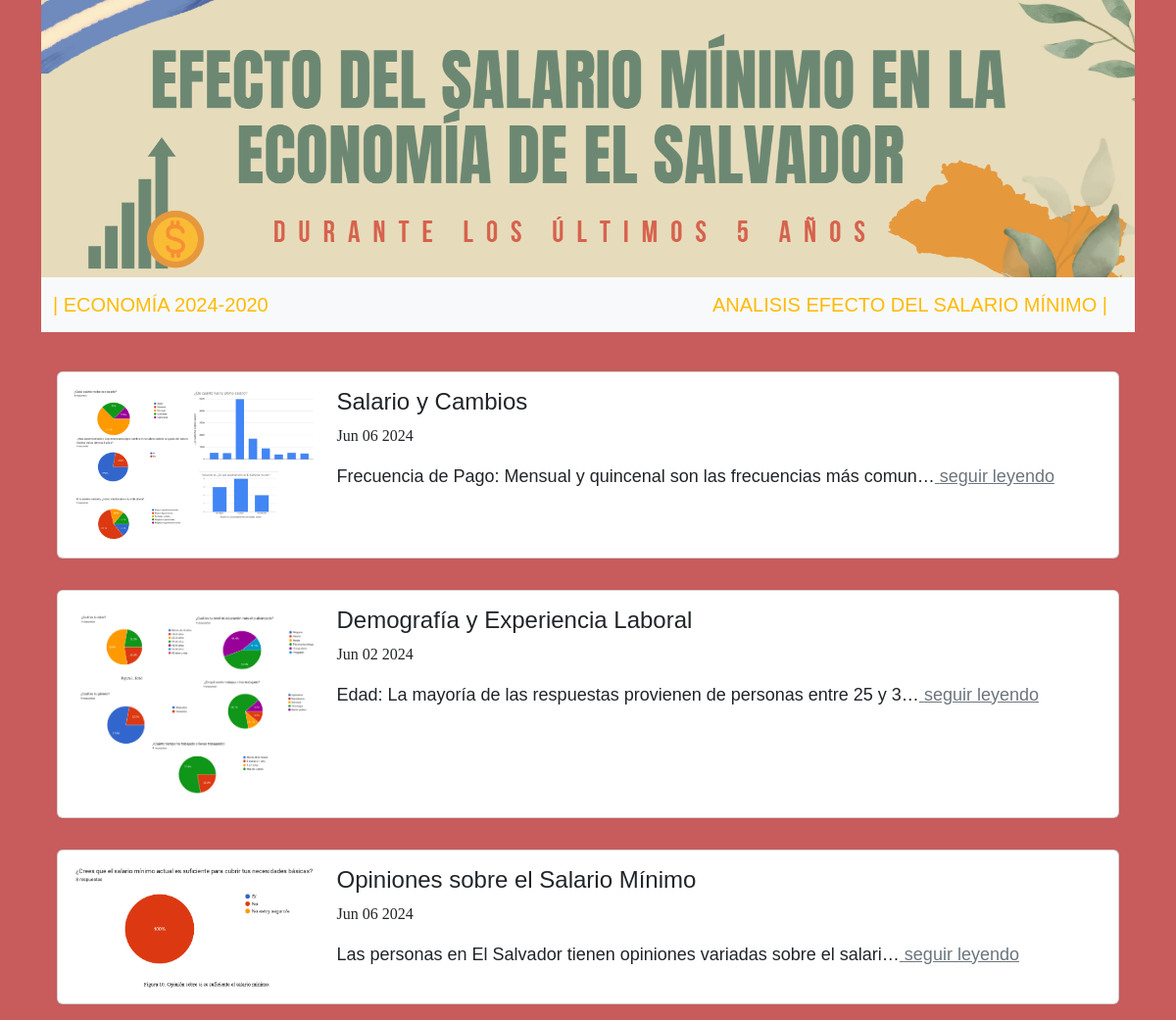
The page /informacion/ on the database its author committed.
### informacion/models.py (models this page shows)
class Post(models.Model):
    title= models.CharField( max_length=100)
    description=models.TextField()
    image=models.ImageField(upload_to='informacion/images/')
    date= models.DateField(datetime.date.today)

### informacion/views.py (the view)
# urls.py: path('', render_publicaciones, name='publicaciones'),
def render_publicaciones(request):
    posts = Post.objects.all()
    return render(request, 'publicaciones.html', {'posts': posts})

### informacion/templates/publicaciones.html (shortened to what this page needs)
{% extends 'layout.html' %}
{% block content %}
<br>
{% for post in posts %}
<div class="content p-3">
  <div class="card card-body">
    <div class="row">
        <div class="col-3">
            <div class="imag">
            <img src="{{post.image.url}}" alt="{{post.title}}" class="img-fluid">
            </div>
        </div>
            <div class="col-9">
                <h2>{{post.title}}</h2>
                <p>{{post.date|date:'M d Y'}}</p>
                <div class ="letra">
                <p>{{post.description|striptags|truncatechars:70}}<a href="{% url 'link:post_detail' post.id%}"class="link-secondary"> seguir leyendo</a>
                </p>
                </div>
            </div>
        </div>
    </div>
</div>
{%endfor%}
{% endblock %}

### inicio/static/main.css (style rules this page uses)
body { background: rgb(200, 91, 91); }
.imag img { width: 300px; }
.letra p { text-align: justify; font-family: Arial, Helvetica, sans-serif; font-size: large; }

### informacion/templates/publicaciones.html (style rules this page uses)
h2 { font-family: Arial, sans-serif; font-size: 24px; }
p { font-family: Times New Roman, serif; font-size: 16px; }

### rows shown on the page
Post: image (picture), title "Salario y Cambios", date "Jun 06 2024", description "Frecuencia de Pago: Mensual y quincenal son las frecuencias más comun…"
Post: image (picture), title "Demografía y Experiencia Laboral", date "Jun 02 2024", description "Edad: La mayoría de las respuestas provienen de personas entre 25 y 3…"
Post: image (picture), title "Opiniones sobre el Salario Mínimo", date "Jun 06 2024", description "Las personas en El Salvador tienen opiniones variadas sobre el salari…"
